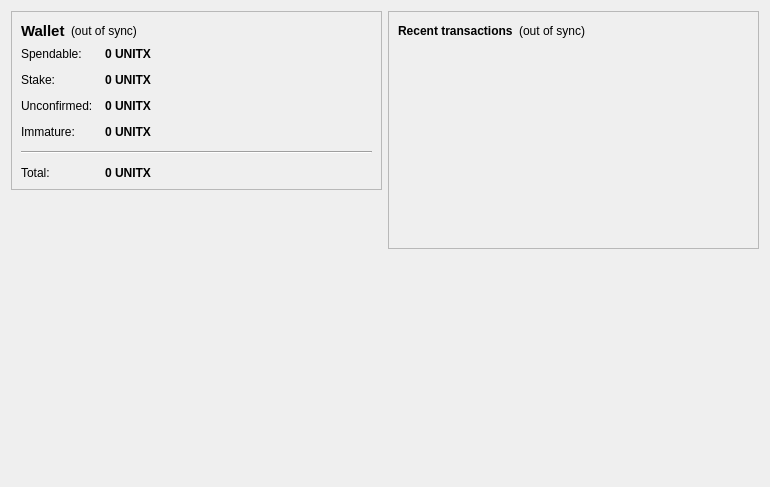
<?xml version="1.0" encoding="UTF-8"?>
<ui version="4.0">
 <class>OverviewPage</class>
 <widget class="QWidget" name="OverviewPage">
  <property name="geometry">
   <rect>
    <x>0</x>
    <y>0</y>
    <width>770</width>
    <height>487</height>
   </rect>
  </property>
  <property name="windowTitle">
   <string>Form</string>
  </property>
  <layout class="QHBoxLayout" name="horizontalLayout" stretch="1,1">
   <item>
    <layout class="QVBoxLayout" name="verticalLayout_2">
     <item>
      <widget class="QFrame" name="frame">
       <property name="frameShape">
        <enum>QFrame::StyledPanel</enum>
       </property>
       <property name="frameShadow">
        <enum>QFrame::Raised</enum>
       </property>
       <layout class="QVBoxLayout" name="verticalLayout_4">
        <item>
         <layout class="QHBoxLayout" name="horizontalLayout_4">
          <item>
           <widget class="QLabel" name="label_5">
            <property name="font">
             <font>
              <pointsize>11</pointsize>
              <weight>75</weight>
              <bold>true</bold>
             </font>
            </property>
            <property name="text">
             <string>Wallet</string>
            </property>
           </widget>
          </item>
          <item>
           <widget class="QLabel" name="labelWalletStatus">
            <property name="toolTip">
             <string>The displayed information may be out of date. Your wallet automatically synchronizes with the unitix network after a connection is established, but this process has not completed yet.</string>
            </property>
            <property name="styleSheet">
             <string notr="true"/>
            </property>
            <property name="text">
             <string notr="true">(out of sync)</string>
            </property>
            <property name="alignment">
             <set>Qt::AlignLeading|Qt::AlignLeft|Qt::AlignVCenter</set>
            </property>
           </widget>
          </item>
          <item>
           <spacer name="horizontalSpacer_2">
            <property name="orientation">
             <enum>Qt::Horizontal</enum>
            </property>
            <property name="sizeHint" stdset="0">
             <size>
              <width>40</width>
              <height>20</height>
             </size>
            </property>
           </spacer>
          </item>
         </layout>
        </item>
        <item>
         <layout class="QFormLayout" name="formLayout_2">
          <property name="fieldGrowthPolicy">
           <enum>QFormLayout::AllNonFixedFieldsGrow</enum>
          </property>
          <property name="horizontalSpacing">
           <number>12</number>
          </property>
          <property name="verticalSpacing">
           <number>12</number>
          </property>
          <item row="0" column="0">
           <widget class="QLabel" name="label">
            <property name="text">
             <string>Spendable:</string>
            </property>
           </widget>
          </item>
          <item row="0" column="1">
           <widget class="QLabel" name="labelBalance">
            <property name="font">
             <font>
              <weight>75</weight>
              <bold>true</bold>
             </font>
            </property>
            <property name="cursor">
             <cursorShape>IBeamCursor</cursorShape>
            </property>
            <property name="toolTip">
             <string>Your current spendable balance</string>
            </property>
            <property name="text">
             <string notr="true">0 UNITX</string>
            </property>
            <property name="textInteractionFlags">
             <set>Qt::LinksAccessibleByMouse|Qt::TextSelectableByKeyboard|Qt::TextSelectableByMouse</set>
            </property>
           </widget>
          </item>
          <item row="1" column="0">
           <widget class="QLabel" name="label_6">
            <property name="text">
             <string>Stake:</string>
            </property>
           </widget>
          </item>
          <item row="1" column="1">
           <widget class="QLabel" name="labelStake">
            <property name="font">
             <font>
              <weight>75</weight>
              <bold>true</bold>
             </font>
            </property>
            <property name="cursor">
             <cursorShape>IBeamCursor</cursorShape>
            </property>
            <property name="toolTip">
             <string>Total of coins that was staked, and do not yet count toward the current balance</string>
            </property>
            <property name="text">
             <string notr="true">0 UNITX</string>
            </property>
            <property name="textInteractionFlags">
             <set>Qt::LinksAccessibleByMouse|Qt::TextSelectableByKeyboard|Qt::TextSelectableByMouse</set>
            </property>
           </widget>
          </item>
          <item row="2" column="0">
           <widget class="QLabel" name="label_3">
            <property name="text">
             <string>Unconfirmed:</string>
            </property>
           </widget>
          </item>
          <item row="2" column="1">
           <widget class="QLabel" name="labelUnconfirmed">
            <property name="font">
             <font>
              <weight>75</weight>
              <bold>true</bold>
             </font>
            </property>
            <property name="cursor">
             <cursorShape>IBeamCursor</cursorShape>
            </property>
            <property name="toolTip">
             <string>Total of transactions that have yet to be confirmed, and do not yet count toward the current balance</string>
            </property>
            <property name="text">
             <string notr="true">0 UNITX</string>
            </property>
            <property name="textInteractionFlags">
             <set>Qt::LinksAccessibleByMouse|Qt::TextSelectableByKeyboard|Qt::TextSelectableByMouse</set>
            </property>
           </widget>
          </item>
          <item row="3" column="0">
           <widget class="QLabel" name="labelImmatureText">
            <property name="text">
             <string>Immature:</string>
            </property>
           </widget>
          </item>
          <item row="3" column="1">
           <widget class="QLabel" name="labelImmature">
            <property name="font">
             <font>
              <weight>75</weight>
              <bold>true</bold>
             </font>
            </property>
            <property name="toolTip">
             <string>Mined balance that has not yet matured</string>
            </property>
            <property name="text">
             <string notr="true">0 UNITX</string>
            </property>
            <property name="textInteractionFlags">
             <set>Qt::LinksAccessibleByMouse|Qt::TextSelectableByKeyboard|Qt::TextSelectableByMouse</set>
            </property>
           </widget>
          </item>
          <item row="4" column="0" colspan="2">
           <widget class="Line" name="line">
            <property name="orientation">
             <enum>Qt::Horizontal</enum>
            </property>
           </widget>
          </item>
          <item row="5" column="0">
           <widget class="QLabel" name="labelTotalText">
            <property name="text">
             <string>Total:</string>
            </property>
           </widget>
          </item>
          <item row="5" column="1">
           <widget class="QLabel" name="labelTotal">
            <property name="font">
             <font>
              <weight>75</weight>
              <bold>true</bold>
             </font>
            </property>
            <property name="cursor">
             <cursorShape>IBeamCursor</cursorShape>
            </property>
            <property name="toolTip">
             <string>Your current total balance</string>
            </property>
            <property name="text">
             <string notr="true">0 UNITX</string>
            </property>
            <property name="textInteractionFlags">
             <set>Qt::LinksAccessibleByMouse|Qt::TextSelectableByKeyboard|Qt::TextSelectableByMouse</set>
            </property>
           </widget>
          </item>
         </layout>
        </item>
       </layout>
      </widget>
     </item>
     <item>
      <spacer name="verticalSpacer">
       <property name="orientation">
        <enum>Qt::Vertical</enum>
       </property>
       <property name="sizeHint" stdset="0">
        <size>
         <width>20</width>
         <height>40</height>
        </size>
       </property>
      </spacer>
     </item>
     <item>
      <widget class="QLabel" name="label_2">
       <property name="autoFillBackground">
        <bool>false</bool>
       </property>
       <property name="text">
        <string/>
       </property>
       <property name="pixmap">
        <pixmap resource="../bitcoin.qrc">:/icons/mastbg</pixmap>
       </property>
       <property name="scaledContents">
        <bool>false</bool>
       </property>
       <property name="alignment">
        <set>Qt::AlignCenter</set>
       </property>
       <property name="margin">
        <number>0</number>
       </property>
      </widget>
     </item>
    </layout>
   </item>
   <item>
    <layout class="QVBoxLayout" name="verticalLayout_3">
     <item>
      <widget class="QFrame" name="frame_2">
       <property name="frameShape">
        <enum>QFrame::StyledPanel</enum>
       </property>
       <property name="frameShadow">
        <enum>QFrame::Raised</enum>
       </property>
       <layout class="QVBoxLayout" name="verticalLayout">
        <item>
         <layout class="QHBoxLayout" name="horizontalLayout_2">
          <item>
           <widget class="QLabel" name="label_4">
            <property name="text">
             <string>&lt;b&gt;Recent transactions&lt;/b&gt;</string>
            </property>
           </widget>
          </item>
          <item>
           <widget class="QLabel" name="labelTransactionsStatus">
            <property name="toolTip">
             <string>The displayed information may be out of date. Your wallet automatically synchronizes with the unitix network after a connection is established, but this process has not completed yet.</string>
            </property>
            <property name="styleSheet">
             <string notr="true"/>
            </property>
            <property name="text">
             <string notr="true">(out of sync)</string>
            </property>
            <property name="alignment">
             <set>Qt::AlignRight|Qt::AlignTrailing|Qt::AlignVCenter</set>
            </property>
           </widget>
          </item>
          <item>
           <spacer name="horizontalSpacer">
            <property name="orientation">
             <enum>Qt::Horizontal</enum>
            </property>
            <property name="sizeHint" stdset="0">
             <size>
              <width>40</width>
              <height>20</height>
             </size>
            </property>
           </spacer>
          </item>
         </layout>
        </item>
        <item>
         <widget class="QListView" name="listTransactions">
          <property name="styleSheet">
           <string notr="true">QListView { background: transparent; }</string>
          </property>
          <property name="frameShape">
           <enum>QFrame::NoFrame</enum>
          </property>
          <property name="verticalScrollBarPolicy">
           <enum>Qt::ScrollBarAlwaysOff</enum>
          </property>
          <property name="horizontalScrollBarPolicy">
           <enum>Qt::ScrollBarAlwaysOff</enum>
          </property>
          <property name="selectionMode">
           <enum>QAbstractItemView::NoSelection</enum>
          </property>
         </widget>
        </item>
       </layout>
      </widget>
     </item>
     <item>
      <spacer name="verticalSpacer_2">
       <property name="orientation">
        <enum>Qt::Vertical</enum>
       </property>
       <property name="sizeHint" stdset="0">
        <size>
         <width>20</width>
         <height>40</height>
        </size>
       </property>
      </spacer>
     </item>
    </layout>
   </item>
  </layout>
 </widget>
 <resources>
  <include location="../bitcoin.qrc"/>
 </resources>
 <connections/>
</ui>
